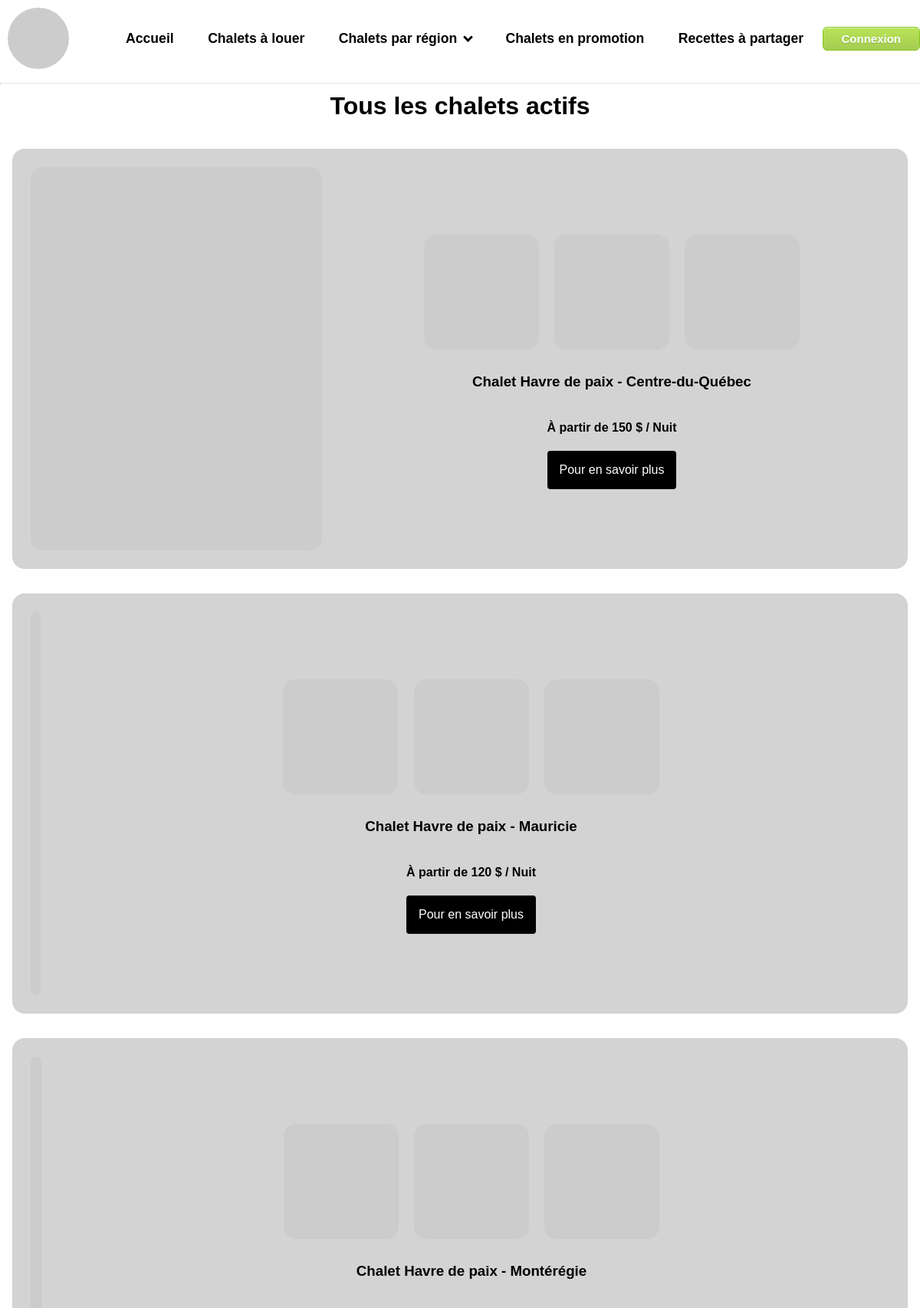
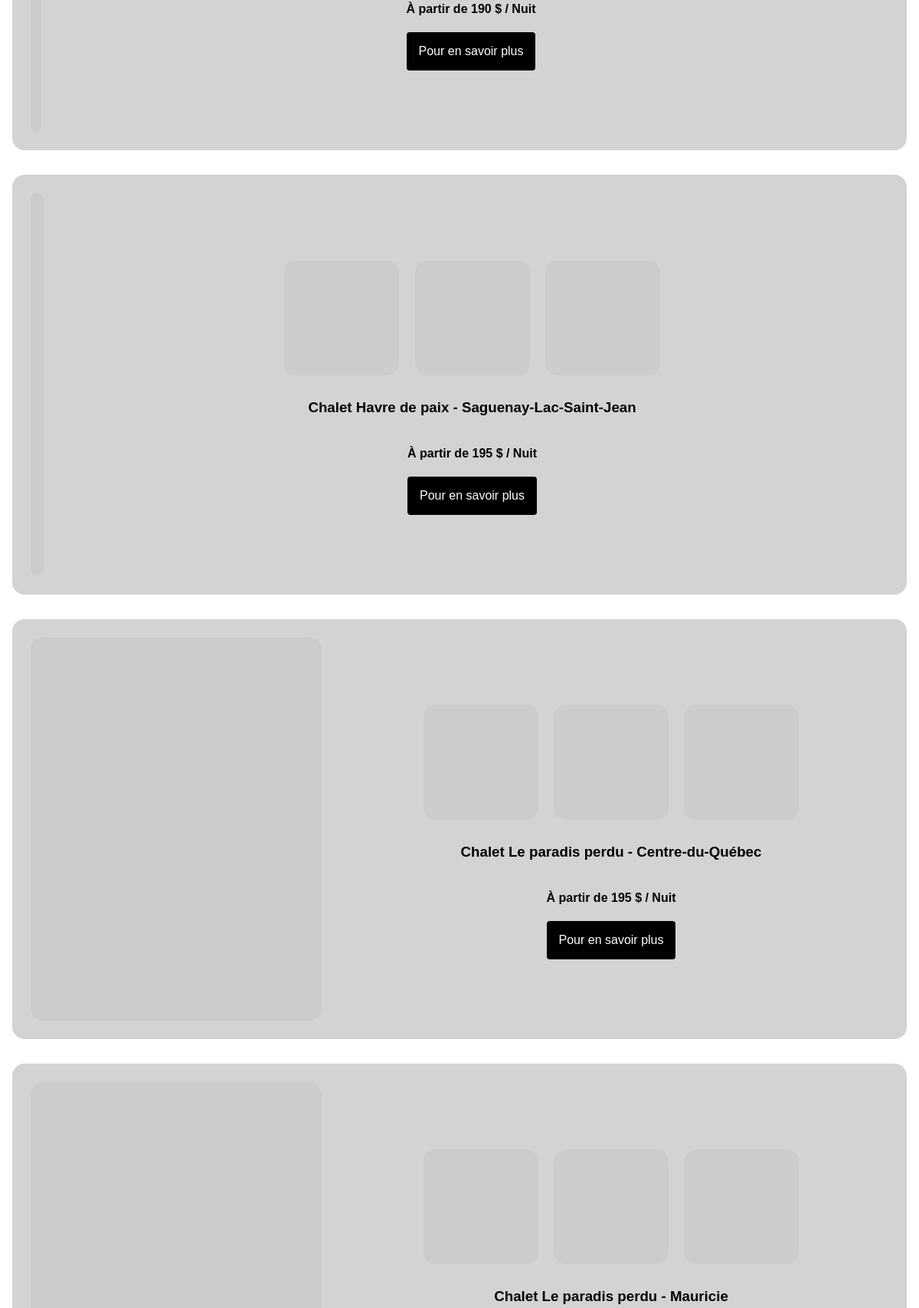
/liste_chalets.php (upper part), run on the app's committed database (2 pictures, top to bottom).
### tables this page shows
CREATE TABLE `chalets` (
  `id` int NOT NULL,
  `nom` varchar(50) NOT NULL,
  `description` text NOT NULL,
  `personnes_max` int NOT NULL,
  `prix_haute_saison` int NOT NULL,
  `prix_basse_saison` int NOT NULL,
  `actif` tinyint(1) NOT NULL,
  `promo` tinyint(1) NOT NULL,
  `date_inscription` date NOT NULL,
  `fk_region` int NOT NULL,
  `id_picsum` int NOT NULL
);

### controllers/chalet.php (called while the page is built, shortened)
<?php
require_once (__DIR__ . '/../models/chalet.php');
class ControllerChalet {
    function afficherChaletsActifs() {
        $chalets = ModelChalet::getChaletsActifs();
        require  __DIR__ . '/../views/chalets/chaletsActifs.php';
    }
}
?>

### models/chalet.php (called while the page is built, shortened)
<?php
class ModelChalet
{
    public function __construct($id, $nom, $description, $personnes_max, $prix_haute_saison, $prix_basse_saison, $actif, $promo, $date_inscription, $fk_region, $id_picsum)
    {
        $this->id = $id;
        $this->nom = $nom;
        $this->prix_basse_saison = $prix_basse_saison;
        $this->id_picsum = $id_picsum;
    }
    public static function getChaletsActifs()
    {
        $liste = [];
        $mysqli = Db::connecterDB_1();
        $query = "SELECT * FROM chalets WHERE actif = 1 ORDER BY nom ASC";
        $requete = $mysqli->prepare($query);
        if ($requete) {
            $requete->execute();
            $resultatRequete = $requete->get_result();
            foreach ($resultatRequete as $enregistrement) {
                $liste[] = new ModelChalet(
                    $enregistrement['id'],
                    $enregistrement['nom'],
                    $enregistrement['description'],
                    $enregistrement['personnes_max'],
                    $enregistrement['prix_haute_saison'],
                    $enregistrement['prix_basse_saison'],
                    $enregistrement['actif'],
                    $enregistrement['promo'],
                    $enregistrement['date_inscription'],
                    $enregistrement['fk_region'],
                    $enregistrement['id_picsum']
                );
            }
        } else {
            return null;
        }
        return $liste;
    }
}
?>

### views/chalets/chaletsActifs.php (the view)
<div class="flex promoFlex">
    <div class="promoSlides">
        <?php
        foreach ($chalets as $chalet) {
            ?>
            <div class="cardPromo">
                <img src="https://picsum.photos/id/<?= $chalet->id_picsum ?>/500" alt="photo du chalet #<?= $chalet->id ?>">
                <div class="cardPromoInfo">
                    <div class="cardPromoGal">
                        <img src="https://picsum.photos/150?random=1" alt="photo du chalet #<?= $chalet->id ?>">
                        <img src="https://picsum.photos/150?random=2" alt="photo du chalet #<?= $chalet->id ?>">
                        <img src="https://picsum.photos/150?random=3" alt="photo du chalet #<?= $chalet->id ?>">
                    </div>
                    <h3>
                        <?= $chalet->nom ?>
                    </h3>
                    <h4>À partir de
                        <?= $chalet->prix_basse_saison ?> $ / Nuit</h3>
                        <a class="cardButton" href="fiche_chalet.php?id=<?= $chalet->id ?>"><span>Pour en savoir
                                plus</span></a>
                </div>
            </div>
            <?php
        }
        ?>
    </div>
</div>

### css/styles.css (style rules this page uses)
html { margin:0; padding:0 }
body { margin: 100px 0 0 0; padding: 20px 0; font-family: Arial, sans-serif; }
.light-mode, .light-mode a, .light-mode header { background-color: white; color: black; }
.flex { display: flex; flex-direction: row; flex-wrap:wrap; }
.promoFlex { display:flex; flex-direction: column; justify-items: center; align-items: center; }
.promoSlides { display:flex; flex-direction: row; flex-wrap: wrap; align-items:center; justify-content:center; }
.cardPromo { padding: 1rem; margin: 1rem; background-color: lightgray; border-radius: 1rem; display:flex; flex-direction: row; align-items:center; width: 100%; }
.cardPromoGal { flex-direction: row; align-items: center; justify-content: center; margin: 0 auto; }
.cardPromoInfo { padding: 1rem; display:flex; flex-direction: column; align-items: center; justify-content: center; margin: 0 auto; }
.cardPromo img { border-radius: 1rem; max-width: 100%; margin: .5rem; }
.cardPromo h3, .cardPromo h4 { max-width: 100%;; }
.cardPromo a.cardButton { text-decoration: none; padding: 1rem; background-color: black; color: white; border-radius: .25rem; }

### data on the page
chalets: nom "Chalet Havre de paix - Centre-du-Québec", prix_basse_saison "150"
chalets: nom "Chalet Havre de paix - Mauricie", prix_basse_saison "120"
chalets: nom "Chalet Havre de paix - Montérégie", prix_basse_saison "190"
chalets: nom "Chalet Havre de paix - Saguenay-Lac-Saint-Jean", prix_basse_saison "195"
chalets: nom "Chalet Le paradis perdu - Centre-du-Québec", prix_basse_saison "195"
chalets: nom "Chalet Le paradis perdu - Mauricie"
